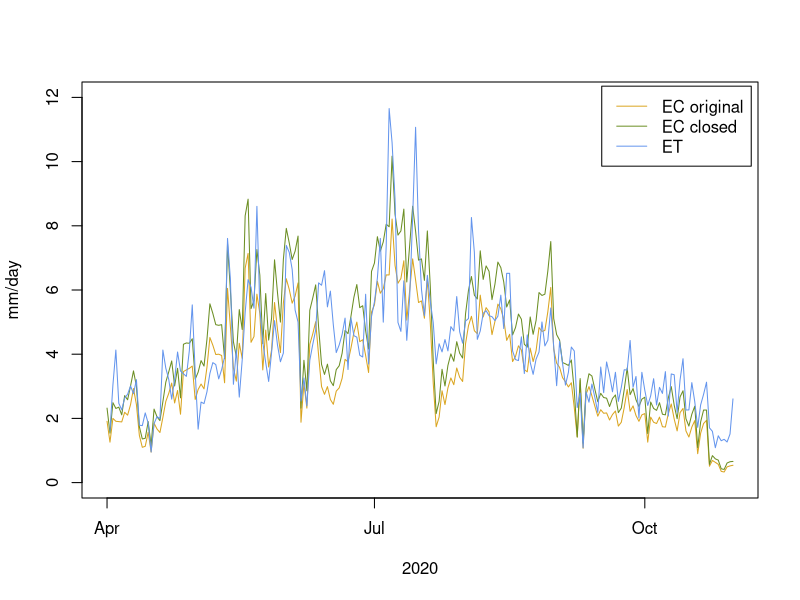
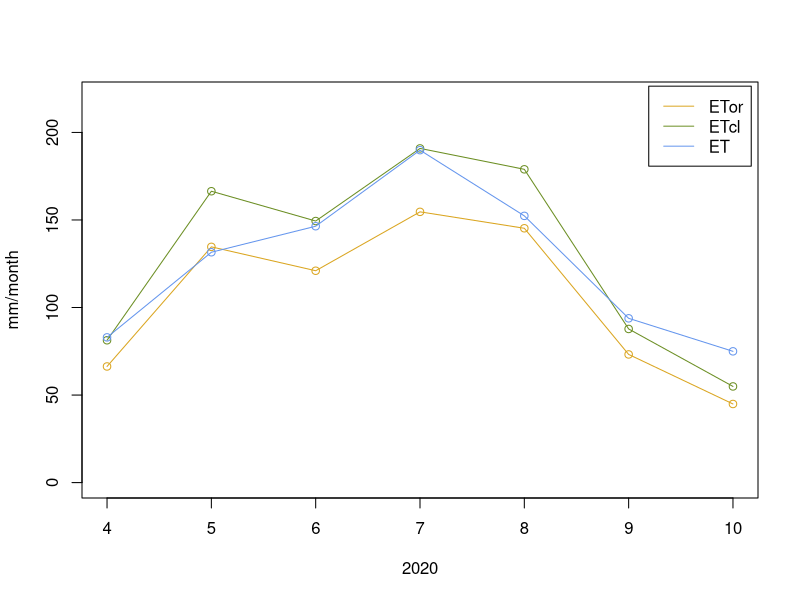
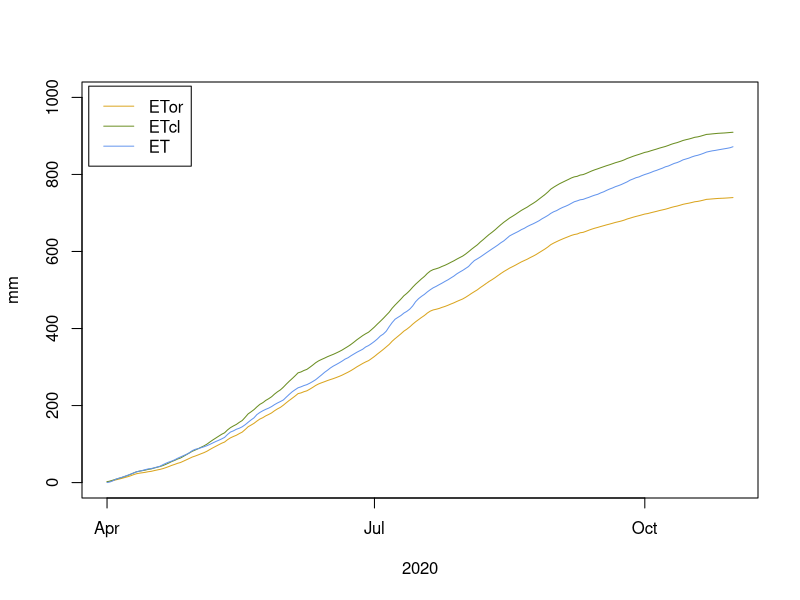

The R source for these figures, in order:
# 7d average ET estimation from soil moisture data and ETr

# Packages 
library(readxl)
library(writexl)

# Load data
data=read_xlsx('Vernal 2020.xlsx')
n=length(data$Date)

# Assign alpha value
a=0.42780695937849

# Calculate daily change in SM
data$delta=c(NA)
for (i in (2:n)) {
  data$delta[i]=data$SM[i]-data$SM[i-1]
}

# Calculate daily ET estimate
data$ET=c(NA)

for (i in (2:n)) {
  if (data$delta[i]<0) {data$ET[i]=a*(data$ETr[i]+abs(data$delta[i]))}
  else {data$ET[i]=2*a*data$ETr[i]}}

# Eliminate spikes in daily ET: ET>1.25ETr=1.25ETr
for (i in (2:n)) {
  if (data$ET[i]>1.25*data$ETr[i]) 
  {data$ET[i]=1.25*data$ETr[i]}
}
  
# Plot of daily values

plot(data$Date, data$ETor, type='l', col='goldenrod', ylab='mm/day', xlab='2020', ylim=c(0,12))
lines(data$Date, data$ETcl, col='olivedrab')
lines(data$Date, data$ET, col='cornflowerblue')
legend('topright', inset=0.01, legend=c('EC original', 'EC closed', 'ET'), lty=1, col=c('goldenrod', 'olivedrab', 'cornflowerblue'))

# Save daily results
write_xlsx(data, 'Daily Results 2020.xlsx')

# Calculate monthly cumulative ET
data$ET[1]=0
ETa_month=aggregate(x=data$ETa, by=list(data$Month), FUN=sum)
ETor_month=aggregate(x=data$ETor, by=list(data$Month), FUN=sum)
ETcl_month=aggregate(x=data$ETcl, by=list(data$Month), FUN=sum)
ET_month=aggregate(x=data$ET, by=list(data$Month), FUN=sum)

Cumulative.df=data.frame('Month'=4:10, 'ETa'=ETa_month$x, 'ETor'=ETor_month$x, 
                         'ETcl'=ETcl_month$x, 'ET'=ET_month$x)
# Save cumulative results
write_xlsx(Cumulative.df, 'Cumulative Results 2020.xlsx')


# Monthly cumulative plots
plot(Cumulative.df$Month, Cumulative.df$ETor, type='o', ylim=c(0,220), xlab='2020', ylab='mm/month', col='goldenrod')
lines(Cumulative.df$Month, Cumulative.df$ETcl, type='o', col='olivedrab')
lines(Cumulative.df$Month, Cumulative.df$ET, type='o', col='cornflowerblue')
legend('topright', inset=0.01, legend=c('ETor', 'ETcl', 'ET'), lty=1, col=c('goldenrod', 'olivedrab', 'cornflowerblue'))

# Calculate seasonal cumulative ET
data$ETor_cum=cumsum(data$ETor)
data$ETcl_cum=cumsum(data$ETcl)
data$ETa_cum=cumsum(data$ETa)
data$ET_cum=cumsum(data$ET)

# Plot seasonal cumulative ET
plot(data$Date, data$ETor_cum, type='l', ylim=c(0,1000), ylab='mm', xlab='2020', col='goldenrod')
lines(data$Date, data$ETcl_cum, col='olivedrab')
lines(data$Date, data$ET_cum, col='cornflowerblue')
legend('topleft', inset=0.01, legend=c('ETor', 'ETcl', 'ET'), lty=1, col=c('goldenrod', 'olivedrab', 'cornflowerblue'))
